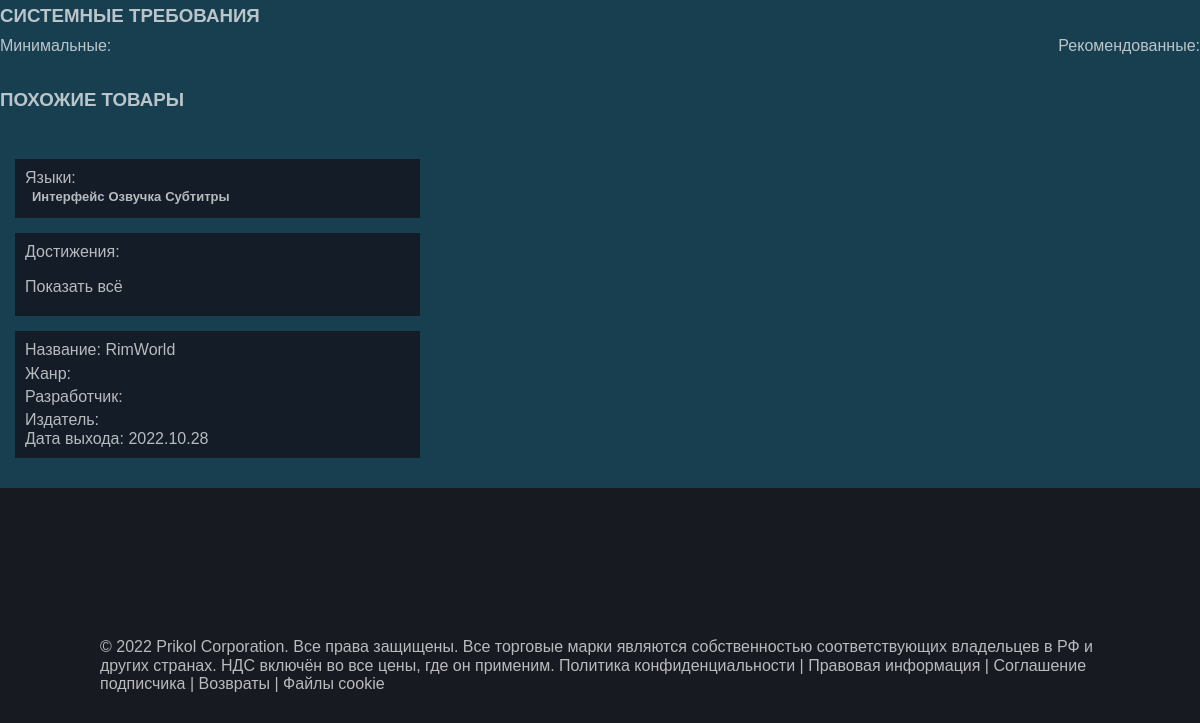
Page /product.php?gameid=3 (lower part) on the earlier database version.
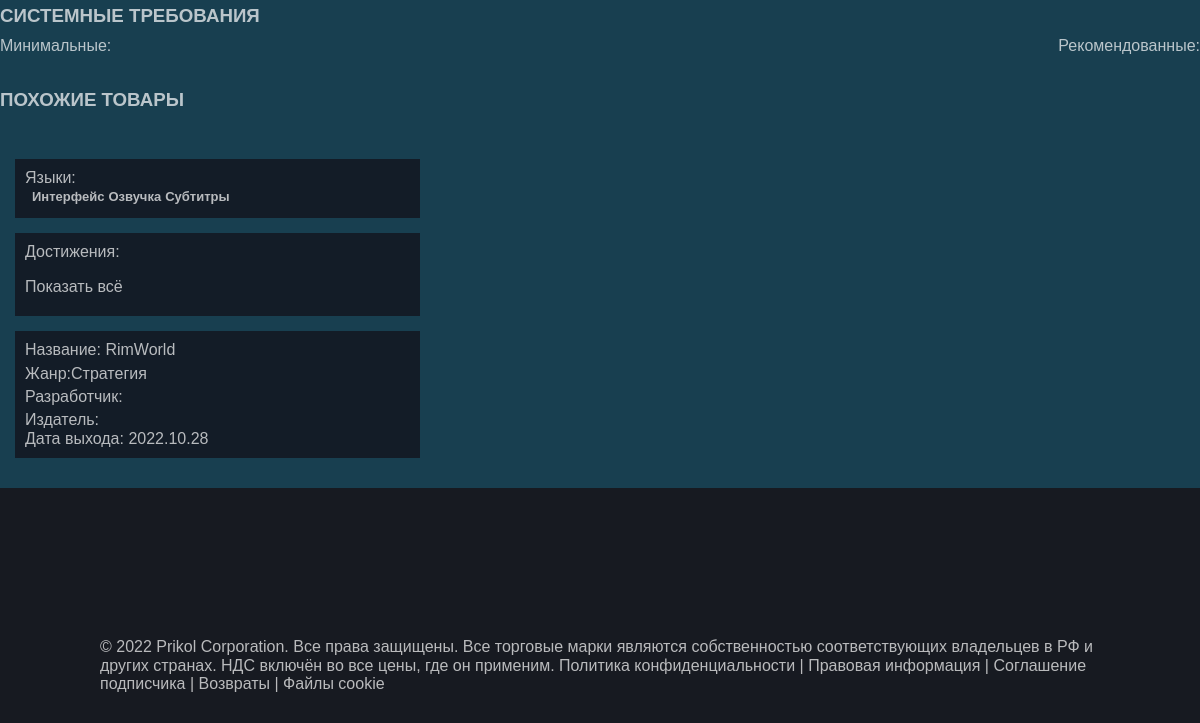
Same page on the later database version.
### tables this page shows
CREATE TABLE `product` (
  `id` int NOT NULL,
  `id_cathegory` int NOT NULL,
  `poster` varchar(255) NOT NULL,
  `price` decimal(10,0) NOT NULL,
  `release_date` date NOT NULL,
  `short_descr` varchar(1000) NOT NULL,
  `full_descr` text NOT NULL,
  `capsule_image` varchar(255) NOT NULL,
  `game_name` varchar(255) NOT NULL
);

CREATE TABLE `game_genre` (
  `id` int NOT NULL,
  `id_game` int NOT NULL,
  `id_genre` int NOT NULL
);

CREATE TABLE `genres` (
  `id` int NOT NULL,
  `name` varchar(255) NOT NULL
);

### product.php (the view, shortened to what the changed rows need)
<?php
include_once 'includes/connect.php';
if (isset($_GET['gameid'])) {
    $gameid = $_GET['gameid'];
}
?>
<!DOCTYPE html>
<html lang="ru">
<head>
    <link rel="stylesheet" href="css/style.css">
    <link rel="stylesheet" href="css/normalize.css">
</head>
<body>
    <main class="main">
        <section class="main__section game">
                <?php
                $gameSelectById = "SELECT * FROM `product`
                WHERE product.id = $gameid";
                $gameSelectByIdResult = mysqli_query($connect, $gameSelectById);
                $genreSelect = "SELECT * FROM `game_genre`
                INNER JOIN genres ON game_genre.id_genre = genres.id
                INNER JOIN product ON game_genre.id_game = product.id
                WHERE game_genre.id_game = $gameid";
                $genreSelectResult = mysqli_query($connect, $genreSelect);
                ?>
                <?php foreach ($gameSelectByIdResult as $gameIdRow) {
                ?>
                                <?php
                                $date = $gameIdRow['release_date'];
                                $dateReplace = str_replace("-", ".", "$date");
                                ?>
                                    <div class="game__sys-req sys-req">
                                        <h3 class="sys-req__label">СИСТЕМНЫЕ ТРЕБОВАНИЯ</h3>
                                        <div class="sys-req__wrapper">
                                            <div class="sys-req__min min-req">
                                                <span class="min-req__span">Минимальные:</span>
                                            </div>
                                            <div class="sys-req__rec rec-req">
                                                <span class="rec-req__span">Рекомендованные:</span>
                                            </div>
                                        </div>
                                    </div>
                                    <div class="game__similar similar">
                                        <h3 class="similar__label">ПОХОЖИЕ ТОВАРЫ</h3>
                                    </div>
                                <div class="game__side-info side-info">
                                    <div class="side-info__language language">
                                        <div class="language__label">Языки:</div>
                                        <table class="language__table">
                                            <thead class="language__thead">
                                                <tr class="language__trow">
                                                    <th class="language__theadrow"><br></th>
                                                    <th class="language__theadrow">Интерфейс</th>
                                                    <th class="language__theadrow">Озвучка</th>
                                                    <th class="language__theadrow">Субтитры</th>
                                                </tr>
                                            </thead>
                                        </table>
                                    </div>
                                    <div class="side-info__achievements achievements">
                                        <div class="achievements_label">Достижения: </div>
                                        <div class="achiements__wrapper">
                                            <a href="#" class="achievements__showmore">Показать всё</a>
                                        </div>
                                    </div>
                                    <div class="side-info__info-block info-block">
                                        <div class="info-block__name">Название: <?php echo $gameIdRow['game_name'] ?></div>
                                        <div class="info-block__genres genres">
                                            <span class="genres__span">Жанр: </span>
                                            <ul class="genres__list">
                                                <?php
                                                foreach ($genreSelectResult as $genreRow) {
                                                    echo "<li class='genres__item'>" . $genreRow['name'] . " " . "</li>";
                                                }
                                                ?>
                                            </ul>
                                        </div>
                                        <div class="info-block__developer developer">
                                            <span class="developer__span">Разработчик: </span>
                                        </div>
                                        <div class="info-block__publisher publisher">
                                            <span class="publisher__span">Издатель: </span>
                                        </div>
                                        <div class="info-block__release-date release-date">
                                            <span class="release-date__span">Дата выхода: </span>
                                            <?php echo $dateReplace ?>
                                        </div>
                                    </div>
                                </div>
                        <?php
                    }
                        ?>
        </section>
    </main>
</body>
</html>

Differences in the rows shown:
added game_genre: id_genre.name "Стратегия"
